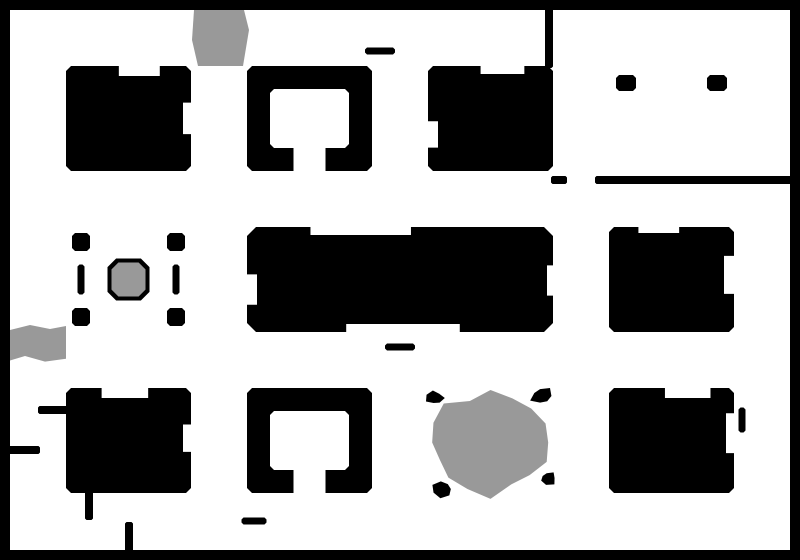
#> input picture levels/04_Urban/collision.png, 1600 x 1120 px (shown at 1/2 size)
$ python check.py
#> lines starting #> are read from the running program, lines starting #| are printed output that depends on the picture; after the words box and inside, x2 and y2 are one past the last pixel; in counts of white or black regions, pixels touching at a corner belong together
"""Check 04 Urban's placements against its collision map and patrol loops.

    python tools/levels/04_Urban/check.py

Reads the level files (so it checks hand edits too) and reports:
- anything placed in or too close to a wall or chasm
- crates, turrets or pickups on a tank's patrol lane (the tank would grind into them)
- things placed on top of each other
- anything the player can't reach from the entrance (with the checkpoint gate open), and
  whether the exit is shut off while the gate is closed
- density per 100k px of open floor, to compare with the earlier levels
- how many enemies can see the spawn (while on screen, or within 100 px of it, with
  the camera centred on the spawn (the turrets' default sight), line of sight over
  chasms): a couple is a hot start, more is a crowd
"""
import json
import math
import os
from collections import Counter

import numpy as np
from PIL import Image
from scipy import ndimage as ndi

ROOT = os.path.normpath(os.path.join(os.path.dirname(__file__), '..', '..', '..'))
D = os.path.join(ROOT, 'levels', '04_Urban')
PLAYER_R = 19
LANE = 34  # keep this far from a patrol lane's centre line


def load(name):
    p = os.path.join(D, name)
    return json.load(open(p, encoding='utf-8')) if os.path.exists(p) else []


def main():
    c = np.array(Image.open(os.path.join(D, 'collision.png')).convert('L'))
    solid = c <= 0x99
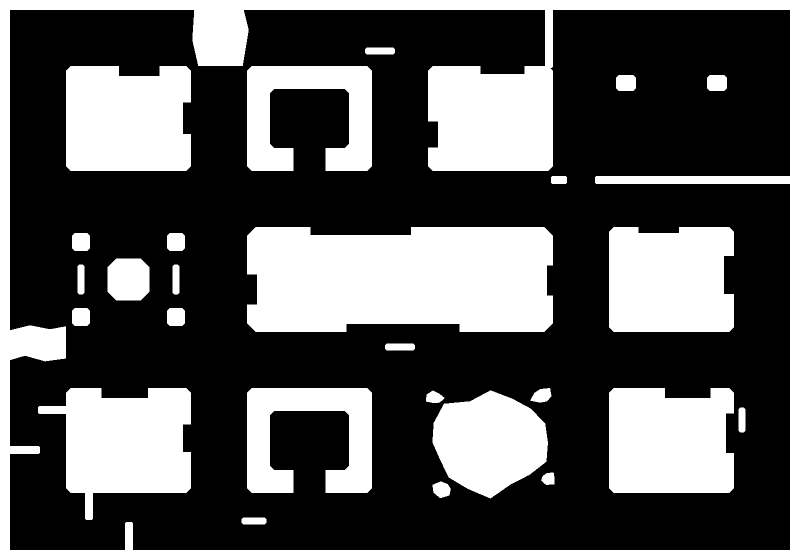
#> solid: shape (1120, 1600) bool (shown at 1/2 size); 34.8% white; 27 white regions, largest, box (x1, y1, x2, y2) and area: (0, 0, 1600, 1120) 185582, (494, 454, 1106, 664) 119156, (76, 776, 382, 1040) 51328
    clear = ndi.distance_transform_edt(~solid)
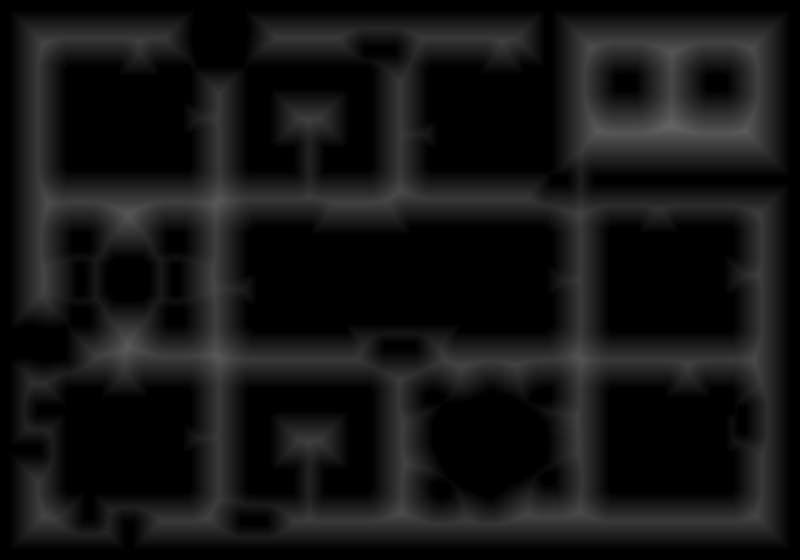
#> clear: shape (1120, 1600) float64 (shown at 1/2 size); min 0, max 102, mean 20.1
    feats, enemies, boxes, pick, doors, nodes = (load(f) for f in ('features.json', 'enemies.json', 'boxes.json', 'powerups.json', 'doors.json', 'pathNodes.json'))
    problems = []
    # patrol lanes: each node to its first connection
    by = {n['name']: n for n in nodes}
    lanes = [((n['x'], n['y']), (by[n['props']['connections'][0]['$ref']]['x'], by[n['props']['connections'][0]['$ref']]['y'])) for n in nodes]

    def lane_d(x, y):
        best = 1e9
        for (ax, ay), (bx, by_) in lanes:
            dx, dy = bx - ax, by_ - ay
            t = max(0, min(1, ((x - ax) * dx + (y - ay) * dy) / (dx * dx + dy * dy or 1)))
            best = min(best, math.hypot(x - ax - t * dx, y - ay - t * dy))
        return best

    things = []
    for kind, items, need in (('enemy', enemies, 9), ('box', boxes, 8), ('pickup', [p for p in pick if p['props'].get('type') != 'trigger'], 6)):
        for o in items:
            x, y = o['x'], o['y']
            name = f"{kind} {o['symbol'].split('/')[-1]} at ({x}, {y})"
            if not (0 <= x < c.shape[1] and 0 <= y < c.shape[0]): problems.append(name + ': off the map'); continue
            if clear[int(y), int(x)] < need: problems.append(name + f': {clear[int(y), int(x)]:.0f} px from a wall (needs {need})')
            if 'enemy tank' not in o['symbol'] and lane_d(x, y) < LANE: problems.append(name + f': on a patrol lane ({lane_d(x, y):.0f} px from its centre)')
            things.append((x, y, name, need))
#> after the loop, problems = []; things = []
    for i, (x, y, n, r) in enumerate(things):
        for x2, y2, n2, r2 in things[i + 1:]:
            if math.hypot(x - x2, y - y2) < 14: problems.append(f'{n} overlaps {n2}')
#> this loop made 0 passes
    # reachability
    walk = clear >= PLAYER_R
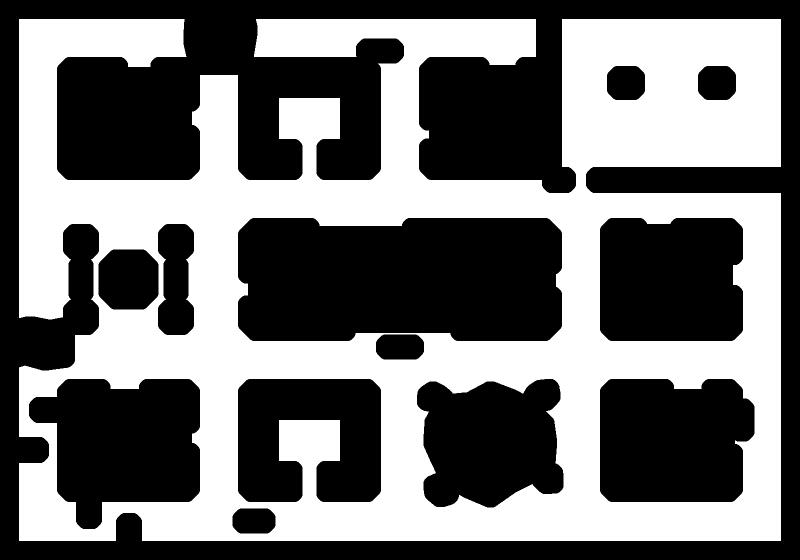
#> walk: shape (1120, 1600) bool (shown at 1/2 size); 44.7% white; 1 white region, box (x1, y1, x2, y2) and area: (38, 38, 1562, 1082) 800355
    lab, _ = ndi.label(walk)
#> (the run stopped early here; a loop or call above may not have finished)
